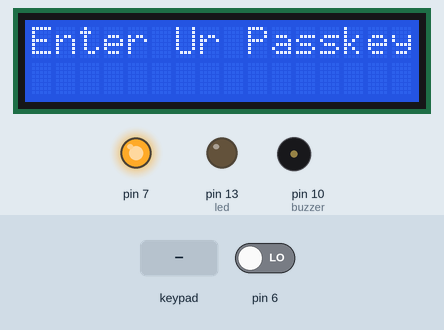
The sketch below on a simulated Arduino Uno, built with avr-gcc and run on an emulated ATmega328P. Parts: 16×2 character LCD, output pins drawn as LEDs (lit = HIGH), buzzer (waves = sounding). The test bench sets the inputs (shaded band); at power-on: pin 6 LOW. What the sketch prints to the serial monitor is not drawn.

Above: at 3.2 s.
3.3 s: keypad keys 1 3 9 7 # pressed 0.4 s apart
At 6.6 s:
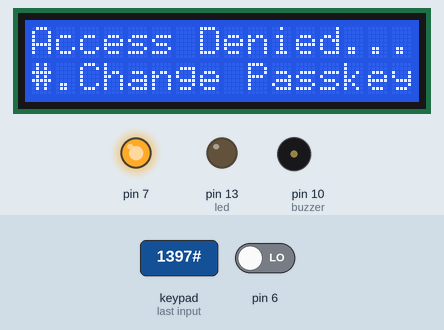
6.8 s: key 'A' pressed
At 9.1 s:
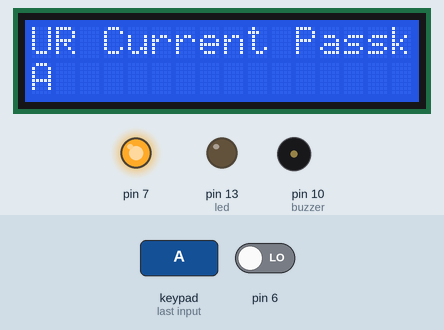
9.6 s: keypad keys 1 2 3 4 * pressed 0.4 s apart
At 13.2 s:
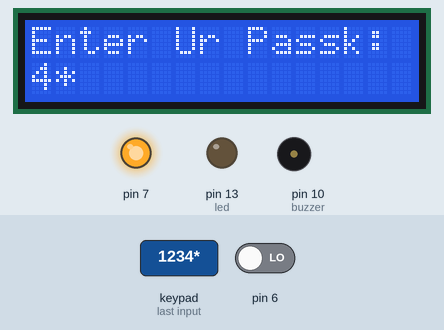
13.6 s: key 'B' pressed
At 14.3 s:
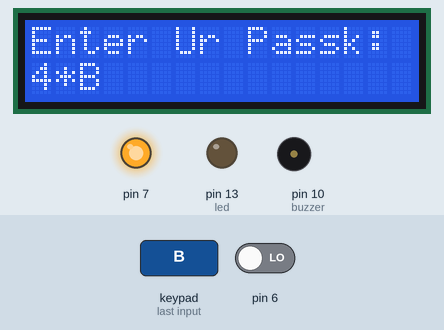
15.3 s: key 'C' pressed
At 16.2 s:
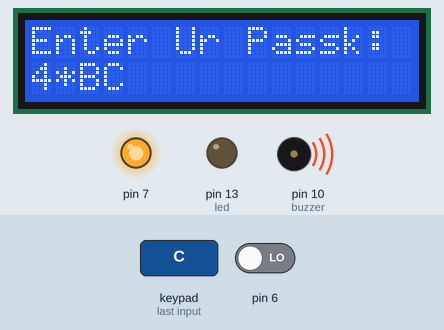
18.0 s: keypad keys 1 2 3 4 pressed 0.4 s apart
At 20.0 s:
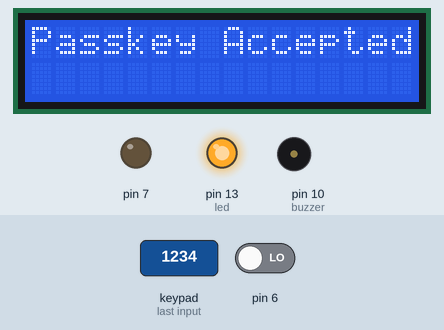
Timing chart, 0 to 24.9 s (numbered marks = the images above; inputs shaded):
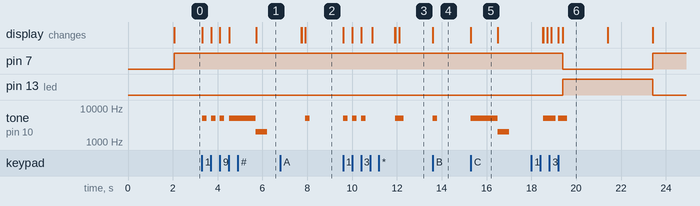

The sketch:

NumberLock.ino
```cpp
#include <Keypad.h>
#include<LiquidCrystal.h>
#include<EEPROM.h>
//LiquidCrystal lcd(9,8,7,6,5,4);

const int rs = 12, en = 11, d4 = 5, d5 = 4, d6 = 3, d7 = 2;
LiquidCrystal lcd(rs, en, d4, d5, d6, d7);

char password[4];
char pass[] = "1234",pass1[4];
int i=0;
char customKey=0;
const byte ROWS = 4; //four rows
const byte COLS = 4; //four columns
char hexaKeys[ROWS][COLS] = {
{'1','2','3','A'},
{'4','5','6','B'},
{'7','8','9','C'},
{'*','0','#','D'}
};
byte rowPins[ROWS] = {A0,A1,A2,A3}; //connect to the row pinouts of the keypad
byte colPins[COLS] = {A4,A5,9,8};   //connect to the column pinouts of the keypad
//initialize an instance of class NewKeypad
Keypad customKeypad = Keypad( makeKeymap(hexaKeys), rowPins, colPins, ROWS, COLS);
int led = 13;
int buzzer = 10;
//int m11;
//int m12;
int buttonState = 0;
void setup()
{
  Serial.begin(9600);
  pinMode(7, OUTPUT);
  //pinMode(13, OUTPUT);
  pinMode(6, INPUT);
  lcd.begin(16,2);
  pinMode(led, OUTPUT);
  pinMode(buzzer, OUTPUT);
  //pinMode(m11, OUTPUT);
  //pinMode(m12, OUTPUT);
  lcd.clear();
  lcd.write(" Electronic ");
  Serial.print(" Electronic ");
  lcd.setCursor(0,1);
  lcd.write(" Keypad Lock ");
  Serial.print(" Keypad Lock ");
  delay(2000);
  lcd.clear();
  lcd.write("Enter Ur Passkey:");
  Serial.println("Enter Ur Passkey:");
  lcd.setCursor(0,1);
  /*for(int j=0;j<4;j++)
    EEPROM.write(j, j+49);
  for(int j=0;j<4;j++)
    pass[j]=EEPROM.read(j);*/
}

void loop()
{
  digitalWrite(7, HIGH);
  digitalWrite(led, LOW);
  buttonState = digitalRead(6);
  if (buttonState == HIGH) {
      digitalWrite(led, HIGH);
      beep();
      digitalWrite(7, LOW);
      delay(2000);
  }
  customKey = customKeypad.getKey();
  if(customKey=='#')
    change();
  else if (customKey)
  {
    password[i++]=customKey;
    lcd.write(customKey);
    Serial.print(customKey);
    beep();
  }
  if(i==4)
  {
    delay(200);
    /*for(int j=0;j<4;j++)
      pass[j]=EEPROM.read(j);*/
    if(!(strncmp(password, pass,4)))
    {
      digitalWrite(led, HIGH);
      beep();
      lcd.clear();
      lcd.write("Passkey Accepted");
      Serial.println("Passkey Accepted");
      digitalWrite(7, LOW);
      delay(2000);
      lcd.setCursor(0,1);
      lcd.write("#.Change Passkey");
      Serial.println("#.Change Passkey");
      delay(2000);
      lcd.clear();
      lcd.write("Enter Passkey:");
      Serial.println("Enter Passkey:");
      lcd.setCursor(0,1);
      i=0;
      digitalWrite(led, LOW);
    }
    else
    {
      digitalWrite(7, HIGH);
      tone(buzzer,5000,1000);
      delay(1000);
      tone(buzzer,2000,500);
      lcd.clear();
      lcd.write("Access Denied...");
      Serial.println("Access Denied...");
      lcd.setCursor(0,1);
      lcd.write("#.Change Passkey");
      Serial.println("#.Change Passkey");
      delay(2000);
      lcd.clear();
      lcd.write("Enter Passkey:");
      Serial.println("Enter Passkey:");
      lcd.setCursor(0,1);
      i=0;
    }
  }
}
void change()
{
  int j=0;
  lcd.clear();
  lcd.write("UR Current Passk");
  Serial.println("UR Current Passk");
  lcd.setCursor(0,1);
  while(j<4)
  {
    char key=customKeypad.getKey();
    if(key)
    {
      pass1[j++]=key;
      lcd.write(key);
      Serial.print(key);
      beep();
    }
    key=0;
  }
  delay(500);

  if((strncmp(pass1, pass, 4)))
  {
    lcd.clear();
    lcd.write("Wrong Passkey...");
    Serial.println("Wrong Passkey...");
    lcd.setCursor(0,1);
    lcd.write("Better Luck Again");
    Serial.println("Better Luck Again");
    delay(1000);
  }
  else
  {
    j=0;
    lcd.clear();
    lcd.write("Enter New Passk:");
    Serial.println("Enter New Passk:");
    lcd.setCursor(0,1);
    while(j<4)
    {
      char key=customKeypad.getKey();
      if(key)
      {
        pass[j]=key;
        lcd.write(key);
        Serial.print(key);
        j++;
        beep();
      }
    }
    lcd.write(" Done......");
    Serial.println(" Done......");
    delay(1000);
  }
  lcd.clear();
  lcd.write("Enter Ur Passk:");
  Serial.println("Enter Ur Passk:");
  lcd.setCursor(0,1);
  customKey=0;
}
void beep()
{
  tone(buzzer,5000,200);

}
```

Measured:
- after the input at 3.3 s, tone on pin 10 (buzzer): plays 5000 Hz for 0.20 s, 5000 Hz for 0.20 s, 5000 Hz for 0.20 s, 5000 Hz for 1.2 s, 2000 Hz for 0.50 s, starting at once; the display: first changes at once (image 1 shows a later state)
- after the input at 6.8 s, tone on pin 10 (buzzer): silent → 5000 Hz after 1.1 s, → silent 0.20 s later; the display: first differs from a run without the input after 1.1 s (image 2)
- after the input at 9.6 s, tone on pin 10 (buzzer): plays 5000 Hz for 0.20 s, 5000 Hz for 0.20 s, 5000 Hz for 0.20 s, 5000 Hz for 0.37 s, starting at once; the display: first changes at once (image 3 shows a later state)
- after the input at 13.6 s, tone on pin 10 (buzzer): silent → 5000 Hz at once, → silent 0.20 s later; the display: changes at once (image 4)
- after the input at 15.3 s, tone on pin 10 (buzzer): silent → 5000 Hz at once, → 2000 Hz 1.2 s later, → silent 0.50 s later; the display: changes at once (image 5)
- after the input at 18.0 s, pin 7: HIGH → LOW after 1.4 s, → HIGH 4.0 s later; pin 13 (led): LOW → HIGH after 1.4 s, → LOW 4.0 s later
- what the display in image 5 shows lasts 1.2 s, from 15.3 s to 16.5 s
